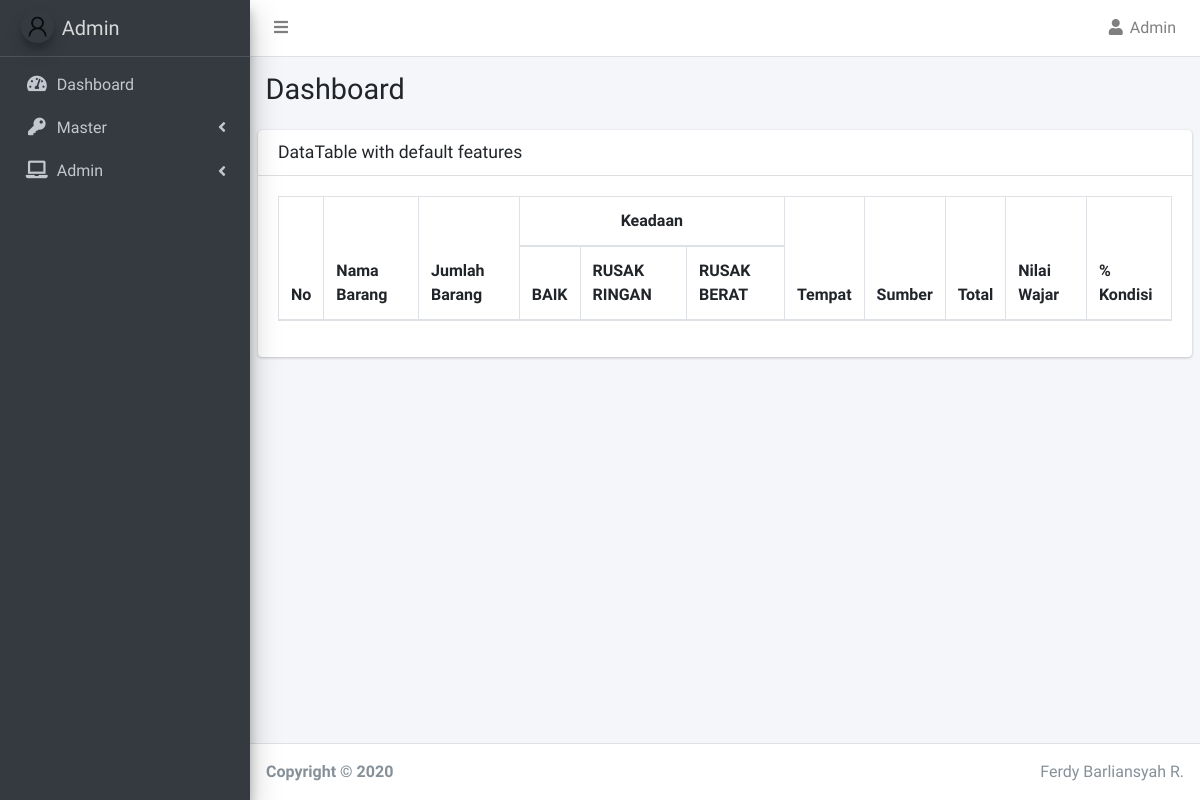
Before: / with the older database file.
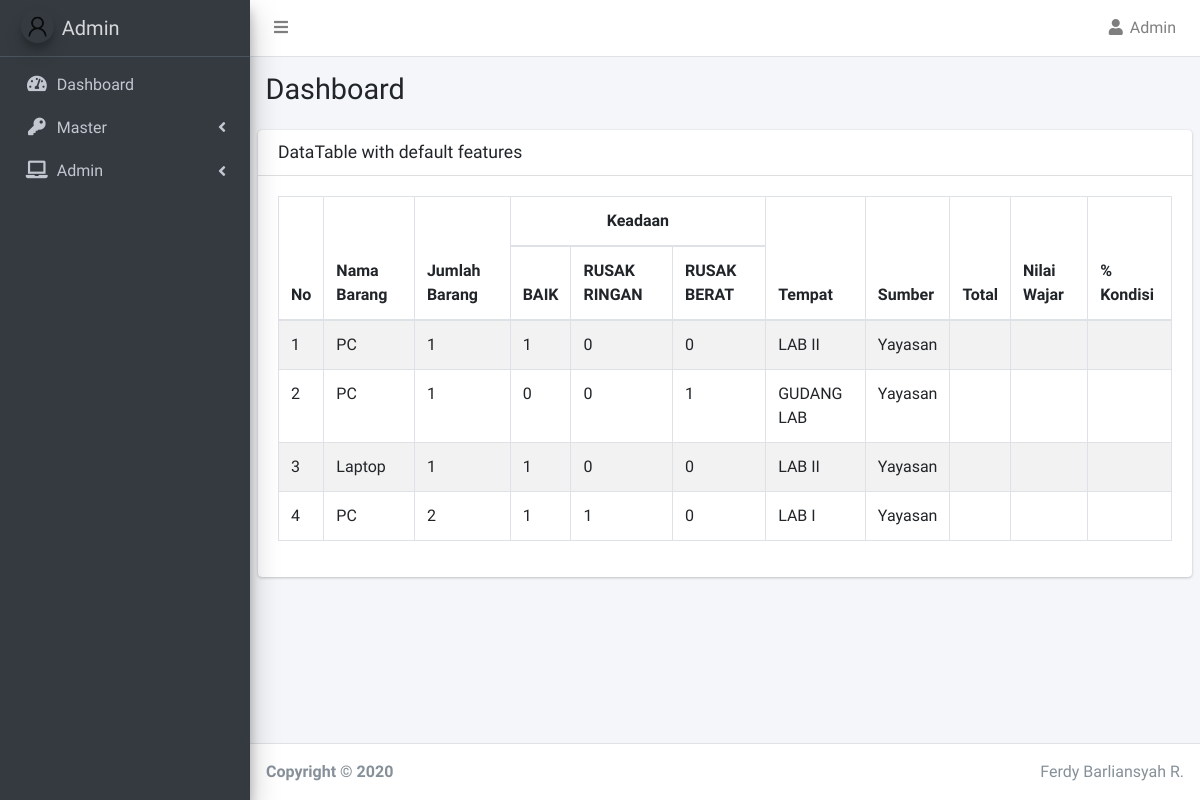
After: the same page with the newer database file.
### tables this page shows
CREATE TABLE `kondisi` (
  `id_kondisi` int(11) NOT NULL,
  `kondisi` varchar(20) NOT NULL,
  `ket_kondisi` text NOT NULL
);

CREATE TABLE `inventaris` (
  `id_inv` int(11) NOT NULL,
  `tanggal` date DEFAULT NULL,
  `kode_inv` varchar(15) DEFAULT NULL,
  `id_ruangan` int(5) DEFAULT NULL,
  `id_sumber` int(5) DEFAULT NULL,
  `id_tahun` int(5) NOT NULL,
  `nama_barang` varchar(100) DEFAULT NULL,
  `merek` varchar(100) DEFAULT NULL,
  `seri` varchar(100) DEFAULT NULL,
  `id_jenis` int(5) DEFAULT NULL,
  `id_kondisi` int(5) NOT NULL,
  `nilai_wajar` int(10) DEFAULT NULL,
  `gambar` varchar(100) DEFAULT NULL
);

CREATE TABLE `ruang` (
  `id_ruangan` int(11) NOT NULL,
  `nama_ruangan` varchar(50) NOT NULL,
  `fungsi_ruangan` varchar(40) NOT NULL,
  `luas` varchar(25) NOT NULL,
  `gbr_ruangan` varchar(50) NOT NULL
);

CREATE TABLE `sumber` (
  `id_sumber` int(11) NOT NULL,
  `sumber` varchar(100) DEFAULT NULL,
  `ket_sumber` varchar(50) DEFAULT NULL
);

### application/helpers/page_template_helper.php (called while the page is built, shortened)
<?php
if (!function_exists('element')) {
    function admin_page($template, $data = null)
    {
        $ci = &get_instance();
        $data['view'] = $ci->load->view($template, $data, true);
    }
}

### application/modules/dashboard/controllers/Dashboard.php (called while the page is built, shortened)
<?php
class Dashboard extends MY_Controller
{
    public function index()
    {
        $data['title'] = "Dashboard";
        $data['data'] = $this->dashboard_model->join();
        $data['kondisi'] = $this->db->get('kondisi')->result();
        admin_page('index', $data);
    }
}

### index.php (called while the page is built, shortened)
<?php
require_once BASEPATH.'core/CodeIgniter.php';

### application/modules/dashboard/models/Dashboard_model.php (called while the page is built, shortened)
<?php
class Dashboard_model extends CI_Model
{
    public function join()
    {
        return $this->db->query("SELECT inventaris.nama_barang,inventaris.id_inv,inventaris.merek,inventaris.nilai_wajar,jenis.*,sumber.*,kondisi.*,tahun.*,ruang.* FROM inventaris INNER JOIN jenis on inventaris.id_jenis=jenis.id_jenis INNER JOIN sumber on inventaris.id_sumber=sumber.id_sumber INNER JOIN kondisi on inventaris.id_kondisi=kondisi.id_kondisi INNER JOIN tahun on inventaris.id_tahun=tahun.id_tahun INNER JOIN ruang on inventaris.id_ruangan=ruang.id_ruangan GROUP BY inventaris.nama_barang,inventaris.id_ruangan,inventaris.merek,inventaris.merek ORDER BY id_inv ASC")->result();
    }
}

### application/modules/dashboard/views/index.php (the view)
<section class="content-header">
  <div class="container-fluid">
    <div class="row mb-2">
      <div class="col-sm-6">
        <h1>Dashboard</h1>
      </div>
    </div>
  </div>
</section>
<section class="content">
  <div class="row">
    <div class="col-12">
      <div class="card">
        <div class="card-header">
          <h3 class="card-title">DataTable with default features</h3>
        </div>
        <div class="card-body">
          <div class="table-responsive">
            <table id="example1" class="table table-bordered table-striped" style="width: 100%">
              <thead>
                <tr>
                  <th rowspan="2">No</th>
                  <th rowspan="2">Nama Barang</th>
                  <th rowspan="2">Jumlah Barang</th>
                  <th colspan="<?= count($kondisi) ?>" style="text-align:center">Keadaan</th>
                  <th rowspan="2">Tempat</th>
                  <th rowspan="2">Sumber</th>
                  <th rowspan="2">Total</th>
                  <th rowspan="2">Nilai Wajar</th>
                  <th rowspan="2">% Kondisi</th>
                </tr>
                <tr>
                  <?php foreach ($kondisi as $rows) { ?>
                    <th><?= $rows->kondisi ?></th>
                  <?php } ?>
                </tr>
              </thead>
              <tbody>
                <?php $i = 1;
                foreach ($data as $row) {
                ?>
                  <tr>
                    <td><?= $i++ ?></td>
                    <td><?= $row->nama_barang ?></td>
                    <td><?= count($this->db->get_where("inventaris", ['nama_barang' => $row->nama_barang, 'id_ruangan' => $row->id_ruangan])->result()) ?></td>
                    <?php foreach ($kondisi as $rows) { ?>
                      <td>
                        <?= count($this->db->get_where('inventaris', ['id_kondisi' => $rows->id_kondisi, 'nama_barang' => $row->nama_barang, 'id_ruangan' => $row->id_ruangan])->result_array()) ?>
                      </td>
                    <?php } ?>
                    <td><?= $row->nama_ruangan ?></td>
                    <td><?= $row->sumber ?></td>
                    <td></td>
                    <td></td>
                    <td></td>
                  </tr>
                <?php } ?>
              </tbody>
            </table>
          </div>
        </div>
      </div>
    </div>
  </div>
</section>

Changed rows visible on the page:
added inventaris: nama_barang "PC", result "1", id_ruangan.nama_ruangan "LAB II", id_sumber.sumber "Yayasan", kondisi (result_array "1"), kondisi (result_array "0"), kondisi (result_array "0")
added inventaris: nama_barang "PC", result "1", id_ruangan.nama_ruangan "GUDANG LAB", id_sumber.sumber "Yayasan", kondisi (result_array "0"), kondisi (result_array "0"), kondisi (result_array "1")
added inventaris: nama_barang "Laptop", result "1", id_ruangan.nama_ruangan "LAB II", id_sumber.sumber "Yayasan", kondisi (result_array "1"), kondisi (result_array "0"), kondisi (result_array "0")
added inventaris: nama_barang "PC", result "2", id_ruangan.nama_ruangan "LAB I", id_sumber.sumber "Yayasan", kondisi (result_array "1"), kondisi (result_array "1"), kondisi (result_array "0")
